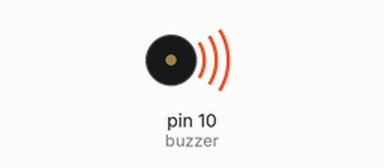
This sketch was run on a simulated Arduino Uno, built with avr-gcc and run on an emulated ATmega328P. On the bench: buzzer (waves = sounding).

Above: at 0.05 s.
Timing chart, 0 to 3.0 s (numbered marks = the images above):
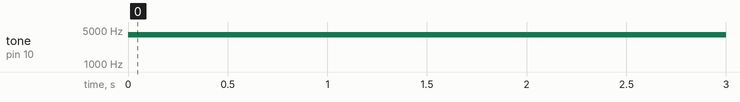

Measured:
- by itself, tone on pin 10 (buzzer): silent → 4000 Hz at 0.00 s

The sketch:

sketch_dec2b.ino
```cpp
int buzzer = 10;
void setup() {
  // put your setup code here, to run once:
pinMode(buzzer,OUTPUT);
}

void loop() {
  // put your main code here, to run repeatedly:
tone(buzzer, 4000, 100);
delay(100);
}
```
